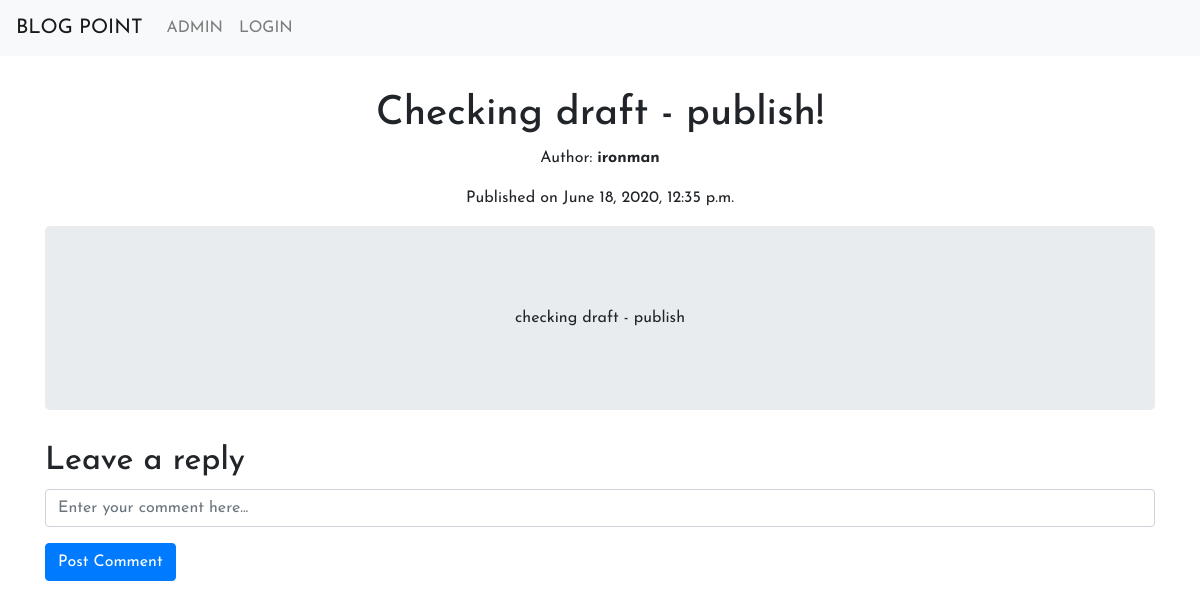
Screenshot of /blog/allposts/post/15/ with the database file from the repository.
### blog/models.py (models this page shows, shortened)
class Post(models.Model):
    author = models.ForeignKey(User, on_delete=models.CASCADE, related_name = 'posts')
    post_title = models.CharField(max_length=200)
    post_text = RichTextField(blank=True, null=True)
    draft_state = models.BooleanField(default=False)
    post_created = models.DateTimeField(auto_now_add=True, auto_now=False, blank=True)
    post_published = models.DateTimeField(auto_now_add=False, auto_now=False, blank=True, null=True)

### blog/views.py (the view)
# urls.py: url(r'^post/(?P<pk>\d+)/$', views.addcomment, name='postdetail'),
def addcomment(request, pk):
    post = get_object_or_404(Post, pk=pk)
    users = User.objects.all()
    if request.method == "POST":
        form = AddCommentForm(request.POST)
        if form.is_valid():
            comment = form.save(commit=False)
            comment.name = request.user
            comment.post_title = post
            comment.save()
            return redirect('blog:postdetail', pk=post.pk)
    else:
        form = AddCommentForm()
    return render(request, 'blog/postdetail.html', {'form': form,
                                                    'post_detail': post,
                                                    'users': users})

### blog/forms.py
class AddCommentForm(forms.ModelForm):
    comment_text = forms.CharField(widget=forms.TextInput(
        attrs={
            'class': 'form-control',
            'placeholder': 'Enter your comment here...',
        }
    ), label = '')
    class Meta():
        model = CommentsTable
        fields = ['comment_text']

### templates/blog/postdetail.html (shortened to what this page needs)
{% extends "blog/base.html" %}
{% block body_block %}
<div class="row">
  <div class="col-lg-12" style="padding-top: 3%;">
    <center>
    <h1>{{ post_detail.post_title }}</h1>
    <p>Author: <strong>{{ post_detail.author }}</strong></p>
    <p>Published on {{ post_detail.post_created }}</p>
    <div class="jumbotron">
      <p>{{ post_detail.post_text | safe }}</p>
    </div>
  </div>
</div>
<div class="comment-wrapper">
  <div class="comment-form">
    <h2>Leave a reply</h2>
    <form method="POST">
      {{ form.as_p }}
      <input type="submit" class="btn btn-primary" value="Post Comment">
    </form>
  </div>
</div>
{% endblock %}

### static/css/style.css (style rules this page uses)
* { font-family: 'Josefin Sans', sans-serif; }

### static/css/profile_style.css (style rules this page uses)
* { margin: 0; padding: 0; box-sizing: border-box; list-style: none; font-family: 'Josefin Sans', sans-serif; }

### rows the page displays
Post: post_title "Checking draft - publish!", author "ironman", post_created "June 18, 2020, 12:35 p.m.", post_text "checking draft - publish"
